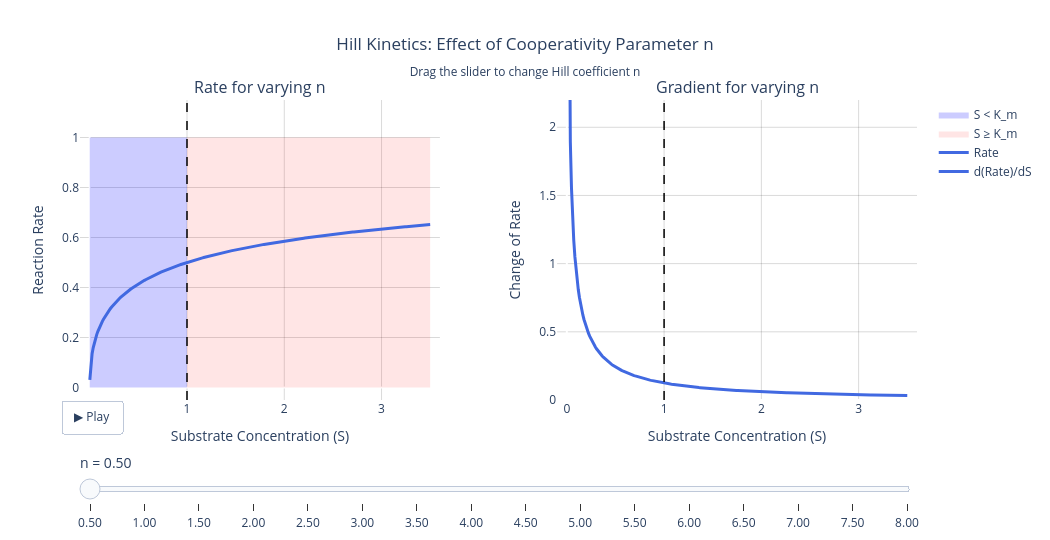

Notebook cell for this chart:
### Markdown cell above
## Interactive Slider widget

Use this interactive Plotly plot to see how the line graphs of the rate and its derivative change simultaneously. See if you get an intuition for the correspondence between the line graphs and the two-dimensional landscape above. Press the play button to go through the range of coefficient values continuously. Use the mouse curser to adjust any value manually. The biggest change is seen between 0.5 and 2. 

At very small substrate concentrations, the derivative reaches very high values and extends beyond the fixed coordinate vertical axis. 

Make sure you have the [Plotly library](https://plotly.com/python/) installed. Here are the [Instructions for installation](https://plotly.com/python/getting-started/).  

The code precalculates the functions for interactive display. This may take a moment to execute.

### Code cell
# Plotly is used below to build an interactive, animated version of the
# rate and gradient plots, with a slider/play button to vary n smoothly.
import plotly.graph_objects as go
from plotly.subplots import make_subplots

# S-axis grids: a fine grid for evaluating the rate/derivative curves, and
# two sub-ranges (left/right of K_m=1) used only to draw the shaded
# "S < K_m" / "S >= K_m" background regions.
S_values = np.linspace(0.001, 3.5, 300)
S_left   = np.linspace(0, 1,   100)
S_right  = np.linspace(1, 3.5, 150)

# The sequence of Hill coefficients n that the animation steps through.
n_animation = np.linspace(0.5, 8.0, 16)

# ── subplots ──────────────────────────────────────────────────────────────────
# Two panels side by side: rate(S) on the left, d(rate)/dS on the right.
fig_animation = make_subplots(
    rows=1, cols=2,
    subplot_titles=('Rate for varying n', 'Gradient for varying n'),
    horizontal_spacing=0.14
)

# ── trace 0: blue fill S < K_m (left subplot) ─────────────────────────────────
fig_animation.add_trace(go.Scatter(
    x=np.concatenate([S_left, S_left[::-1]]),
    y=np.concatenate([np.ones(100), np.zeros(100)]),
    fill='toself',
    fillcolor='rgba(0,0,255,0.2)',
    line=dict(color='rgba(0,0,0,0)'),
    name='S < K_m',
    hoverinfo='skip'
), row=1, col=1)

# ── trace 1: red fill S >= K_m (left subplot) ──────────────────────────────────
fig_animation.add_trace(go.Scatter(
    x=np.concatenate([S_right, S_right[::-1]]),
    y=np.concatenate([np.ones(150), np.zeros(150)]),
    fill='toself',
    fillcolor='rgba(255,0,0,0.1)',
    line=dict(color='rgba(0,0,0,0)'),
    name='S ≥ K_m',
    hoverinfo='skip'
), row=1, col=1)

# ── trace 2: animated Hill function (left subplot) ───────────────────────────
# Initialise both animated traces at the first value of n; the frames
# below then update these traces as n is varied via the slider/play button.
n_init    = n_animation[0]
rate_init = hill_kinetics(S_values, k_max, K_m, n_init)
deriv_init = np.gradient(rate_init, S_values)

fig_animation.add_trace(go.Scatter(
    x=S_values, y=rate_init,
    mode='lines',
    line=dict(color=n_to_plotly_color(n_init), width=3),
    name='Rate'
), row=1, col=1)

# ── trace 3: animated derivative (right subplot) ──────────────────────────────
fig_animation.add_trace(go.Scatter(
    x=S_values, y=deriv_init,
    mode='lines',
    line=dict(color=n_to_plotly_color(n_init), width=3),
    name='d(Rate)/dS'
), row=1, col=2)

# ── frames: update traces 2 & 3 together ─────────────────────────────────────
# One animation frame per value of n: recompute the rate and its
# derivative, and update traces 2 (rate) and 3 (derivative) with the new
# curves and matching colour.
frames = []
for n_val in n_animation:
    rate  = hill_kinetics(S_values, k_max, K_m, n_val)
    deriv = np.gradient(rate, S_values)
    frames.append(go.Frame(
        data=[
            go.Scatter(x=S_values, y=rate,  mode='lines', line=dict(color=n_to_plotly_color(n_val), width=3)),
            go.Scatter(x=S_values, y=deriv, mode='lines', line=dict(color=n_to_plotly_color(n_val), width=3))
        ],
        traces=[2, 3],
        name=f"n={n_val:.2f}"
    ))

fig_animation.frames = frames

# ── layout ────────────────────────────────────────────────────────────────────
fig_animation.update_layout(
    title=dict(
        text="Hill Kinetics: Effect of Cooperativity Parameter n"
             "<br><sub>Drag the slider to change Hill coefficient n</sub>",
        x=0.5
    ),
    width=1050,
    height=540,
    plot_bgcolor='white',
    legend=dict(x=1.02, y=1, xanchor='left'),
    # Dashed vertical lines marking S=K_m=1 in both panels
    shapes=[
        dict(type='line', x0=1, x1=1, y0=0, y1=1,
             xref='x',  yref='y domain',
             line=dict(color='black', dash='dash', width=1.5)),
        dict(type='line', x0=1, x1=1, y0=0, y1=1,
             xref='x2', yref='y2 domain',
             line=dict(color='black', dash='dash', width=1.5)),
    ],
    # Play button: steps through all frames (i.e. all values of n)
    updatemenus=[dict(
        type='buttons',
        showactive=False,
        y=0,
        x=0.05,
        xanchor='right',
        buttons=[dict(
            label='▶ Play',
            method='animate',
            args=[None, {'frame': {'duration': 100, 'redraw': True}, 'fromcurrent': True}]
        )]
    )],
    # Slider: lets the user jump directly to a given value of n
    sliders=[dict(
        currentvalue=dict(prefix='n = ', font=dict(size=14)),
        pad=dict(t=50),
        steps=[dict(
            method='animate',
            args=[[f"n={n_val:.2f}"],
                  {'mode': 'immediate',
                   'frame': {'duration': 100, 'redraw': True},
                   'transition': {'duration': 0}}],
            label=f"{n_val:.2f}"
        ) for n_val in n_animation]
    )]
)

# axes styling to match static plot
grid_style = dict(gridcolor='rgba(0,0,0,0.15)', showgrid=True, gridwidth=1)

fig_animation.update_xaxes(title_text='Substrate Concentration (S)',
                            range=[-0.1, 3.6], **grid_style, row=1, col=1)
fig_animation.update_xaxes(title_text='Substrate Concentration (S)',
                            range=[-0.1, 3.6], **grid_style, row=1, col=2)
fig_animation.update_yaxes(title_text='Reaction Rate',
                            range=[-0.05, 1.15], **grid_style, row=1, col=1)
fig_animation.update_yaxes(title_text='Change of Rate',
                            range=[0, 2.2], **grid_style, row=1, col=2)

fig_animation.show()

### Figure 1 — Plotly figure (JSON) as saved in the notebook; plotly's stock layout.template omitted (floating-point values rounded to 4 significant figures; data arrays with more than 128 entries replaced by an {"elided": "..."} marker saying what was removed)
{"data": [{"fill": "toself", "fillcolor": "rgba(0,0,255,0.2)", "hoverinfo": "skip", "line": {"color": "rgba(0,0,0,0)"}, "name": "S < K_m", "type": "scatter", "x": {"elided": "200 float values"}, "xaxis": "x", "y": {"elided": "200 float values"}, "yaxis": "y"}, {"fill": "toself", "fillcolor": "rgba(255,0,0,0.1)", "hoverinfo": "skip", "line": {"color": "rgba(0,0,0,0)"}, "name": "S ≥ K_m", "type": "scatter", "x": {"elided": "300 float values"}, "xaxis": "x", "y": {"elided": "300 float values"}, "yaxis": "y"}, {"line": {"color": "rgb(65,105,225)", "width": 3}, "mode": "lines", "name": "Rate", "type": "scatter", "x": {"elided": "300 float values"}, "xaxis": "x", "y": {"elided": "300 float values"}, "yaxis": "y"}, {"line": {"color": "rgb(65,105,225)", "width": 3}, "mode": "lines", "name": "d(Rate)/dS", "type": "scatter", "x": {"elided": "300 float values"}, "xaxis": "x2", "y": {"elided": "300 float values"}, "yaxis": "y2"}], "layout": {"annotations": [{"font": {"size": 16}, "showarrow": false, "text": "Rate for varying n", "x": 0.215, "xanchor": "center", "xref": "paper", "y": 1, "yanchor": "bottom", "yref": "paper"}, {"font": {"size": 16}, "showarrow": false, "text": "Gradient for varying n", "x": 0.785, "xanchor": "center", "xref": "paper", "y": 1, "yanchor": "bottom", "yref": "paper"}], "height": 540, "legend": {"x": 1.02, "xanchor": "left", "y": 1}, "plot_bgcolor": "white", "shapes": [{"line": {"color": "black", "dash": "dash", "width": 1.5}, "type": "line", "x0": 1, "x1": 1, "xref": "x", "y0": 0, "y1": 1, "yref": "y domain"}, {"line": {"color": "black", "dash": "dash", "width": 1.5}, "type": "line", "x0": 1, "x1": 1, "xref": "x2", "y0": 0, "y1": 1, "yref": "y2 domain"}], "sliders": [{"currentvalue": {"font": {"size": 14}, "prefix": "n = "}, "pad": {"t": 50}, "steps": [{"args": [["n=0.50"], {"frame": {"duration": 100, "redraw": true}, "mode": "immediate", "transition": {"duration": 0}}], "label": "0.50", "method": "animate"}, {"args": [["n=1.00"], {"frame": {"duration": 100, "redraw": true}, "mode": "immediate", "transition": {"duration": 0}}], "label": "1.00", "method": "animate"}, {"args": [["n=1.50"], {"frame": {"duration": 100, "redraw": true}, "mode": "immediate", "transition": {"duration": 0}}], "label": "1.50", "method": "animate"}, {"args": [["n=2.00"], {"frame": {"duration": 100, "redraw": true}, "mode": "immediate", "transition": {"duration": 0}}], "label": "2.00", "method": "animate"}, {"args": [["n=2.50"], {"frame": {"duration": 100, "redraw": true}, "mode": "immediate", "transition": {"duration": 0}}], "label": "2.50", "method": "animate"}, {"args": [["n=3.00"], {"frame": {"duration": 100, "redraw": true}, "mode": "immediate", "transition": {"duration": 0}}], "label": "3.00", "method": "animate"}, {"args": [["n=3.50"], {"frame": {"duration": 100, "redraw": true}, "mode": "immediate", "transition": {"duration": 0}}], "label": "3.50", "method": "animate"}, {"args": [["n=4.00"], {"frame": {"duration": 100, "redraw": true}, "mode": "immediate", "transition": {"duration": 0}}], "label": "4.00", "method": "animate"}, {"args": [["n=4.50"], {"frame": {"duration": 100, "redraw": true}, "mode": "immediate", "transition": {"duration": 0}}], "label": "4.50", "method": "animate"}, {"args": [["n=5.00"], {"frame": {"duration": 100, "redraw": true}, "mode": "immediate", "transition": {"duration": 0}}], "label": "5.00", "method": "animate"}, {"args": [["n=5.50"], {"frame": {"duration": 100, "redraw": true}, "mode": "immediate", "transition": {"duration": 0}}], "label": "5.50", "method": "animate"}, {"args": [["n=6.00"], {"frame": {"duration": 100, "redraw": true}, "mode": "immediate", "transition": {"duration": 0}}], "label": "6.00", "method": "animate"}, {"args": [["n=6.50"], {"frame": {"duration": 100, "redraw": true}, "mode": "immediate", "transition": {"duration": 0}}], "label": "6.50", "method": "animate"}, {"args": [["n=7.00"], {"frame": {"duration": 100, "redraw": true}, "mode": "immediate", "transition": {"duration": 0}}], "label": "7.00", "method": "animate"}, {"args": [["n=7.50"], {"frame": {"duration": 100, "redraw": true}, "mode": "immediate", "transition": {"duration": 0}}], "label": "7.50", "method": "animate"}, {"args": [["n=8.00"], {"frame": {"duration": 100, "redraw": true}, "mode": "immediate", "transition": {"duration": 0}}], "label": "8.00", "method": "animate"}]}], "title": {"text": "Hill Kinetics: Effect of Cooperativity Parameter n<br><sub>Drag the slider to change Hill coefficient n</sub>", "x": 0.5}, "updatemenus": [{"buttons": [{"args": [null, {"frame": {"duration": 100, "redraw": true}, "fromcurrent": true}], "label": "▶ Play", "method": "animate"}], "showactive": false, "type": "buttons", "x": 0.05, "xanchor": "right", "y": 0}], "width": 1050, "xaxis": {"anchor": "y", "domain": [0, 0.43], "gridcolor": "rgba(0,0,0,0.15)", "gridwidth": 1, "range": [-0.1, 3.6], "showgrid": true, "title": {"text": "Substrate Concentration (S)"}}, "xaxis2": {"anchor": "y2", "domain": [0.57, 1], "gridcolor": "rgba(0,0,0,0.15)", "gridwidth": 1, "range": [-0.1, 3.6], "showgrid": true, "title": {"text": "Substrate Concentration (S)"}}, "yaxis": {"anchor": "x", "domain": [0, 1], "gridcolor": "rgba(0,0,0,0.15)", "gridwidth": 1, "range": [-0.05, 1.15], "showgrid": true, "title": {"text": "Reaction Rate"}}, "yaxis2": {"anchor": "x2", "domain": [0, 1], "gridcolor": "rgba(0,0,0,0.15)", "gridwidth": 1, "range": [0, 2.2], "showgrid": true, "title": {"text": "Change of Rate"}}}}
